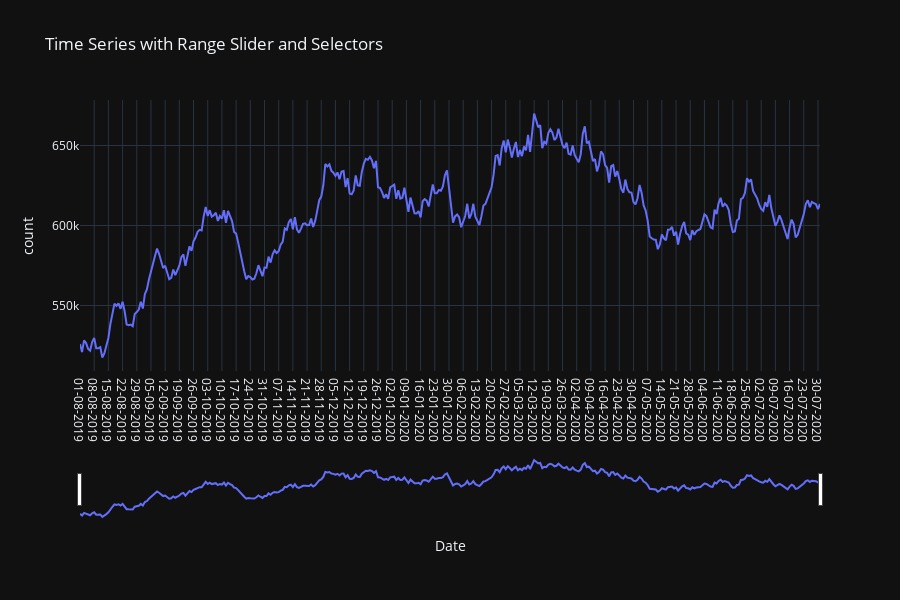

Write notebook code for a chart like this one.
### Code cell
import plotly.graph_objects as go
from collections import Counter
import datetime
import pandas as pd
import plotly.express as px
import dash_bootstrap_components as dbc
import dash
import dash_core_components as dcc
import dash_html_components as html

dif=dict()
sif=[]
dif['Date']=dat
dif['count']=valu
sif.append(dif)
fig7 =px.line(dif,x='Date',y='count',title='Time Series with Range Slider and Selectors')

fig7.update_xaxes(
    rangeslider_visible=True,
    rangeselector=dict(
        buttons=list([
            dict(count=1, label="1m", step="month", stepmode="backward"),
            dict(count=6, label="6m", step="month", stepmode="backward"),
            dict(count=1, label="YTD", step="year", stepmode="todate"),
            dict(count=1, label="1y", step="year", stepmode="backward"),
            dict(step="all")
        ])
    )
)


fig7.update_layout(
    height=600,
    template="plotly_dark",

)
fig7.update_xaxes(rangeslider_visible=True)

### Figure 1 — Plotly figure (JSON) as saved in the notebook; plotly's stock layout.template omitted (floating-point values rounded to 4 significant figures; data arrays with more than 128 entries replaced by an {"elided": "..."} marker saying what was removed)
{"data": [{"hovertemplate": "Date=%{x}<br>count=%{y}<extra></extra>", "legendgroup": "", "line": {"color": "#636efa", "dash": "solid"}, "mode": "lines", "name": "", "orientation": "v", "showlegend": false, "type": "scatter", "x": {"elided": "366 str values"}, "xaxis": "x", "y": {"elided": "366 int values"}, "yaxis": "y"}], "layout": {"height": 600, "legend": {"tracegroupgap": 0}, "title": {"text": "Time Series with Range Slider and Selectors"}, "xaxis": {"anchor": "y", "domain": [0, 1], "rangeselector": {"buttons": [{"count": 1, "label": "1m", "step": "month", "stepmode": "backward"}, {"count": 6, "label": "6m", "step": "month", "stepmode": "backward"}, {"count": 1, "label": "YTD", "step": "year", "stepmode": "todate"}, {"count": 1, "label": "1y", "step": "year", "stepmode": "backward"}, {"step": "all"}]}, "rangeslider": {"visible": true}, "title": {"text": "Date"}}, "yaxis": {"anchor": "x", "domain": [0, 1], "title": {"text": "count"}}}}
